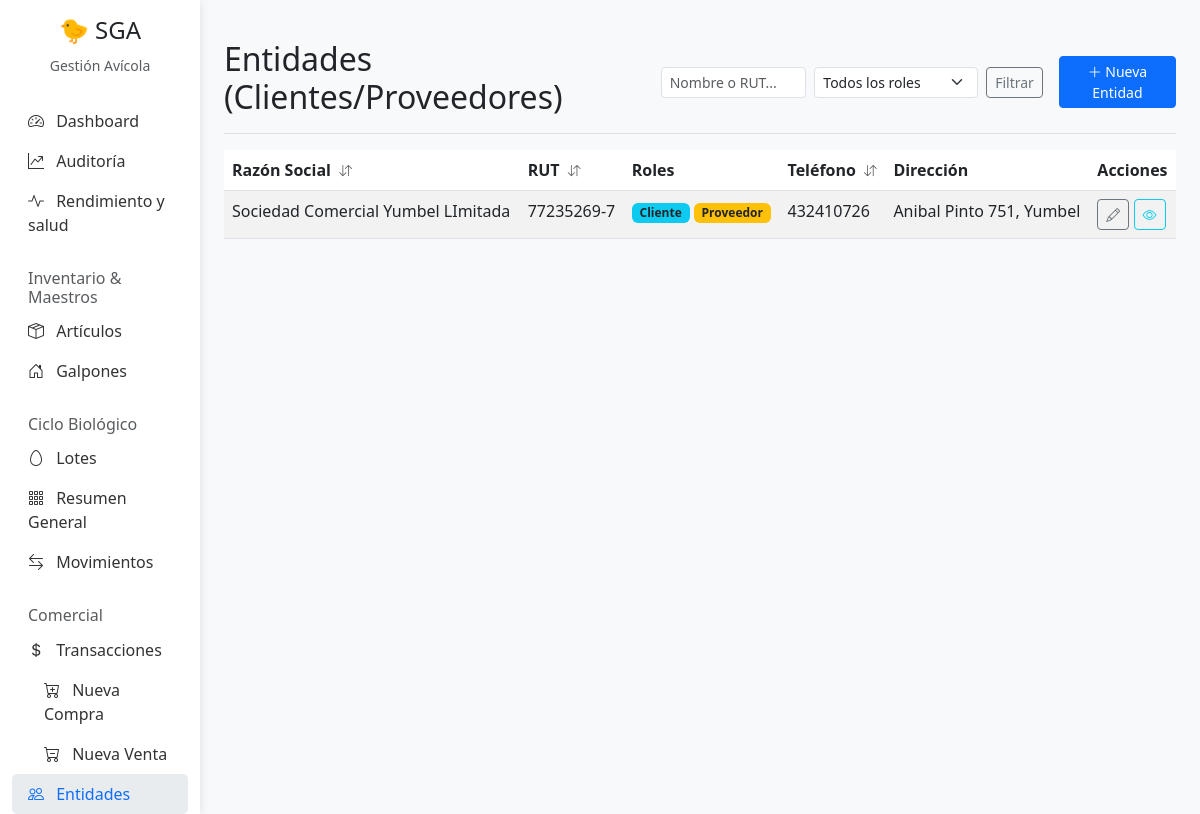
/entidades/, run on an earlier commit of the app's database.
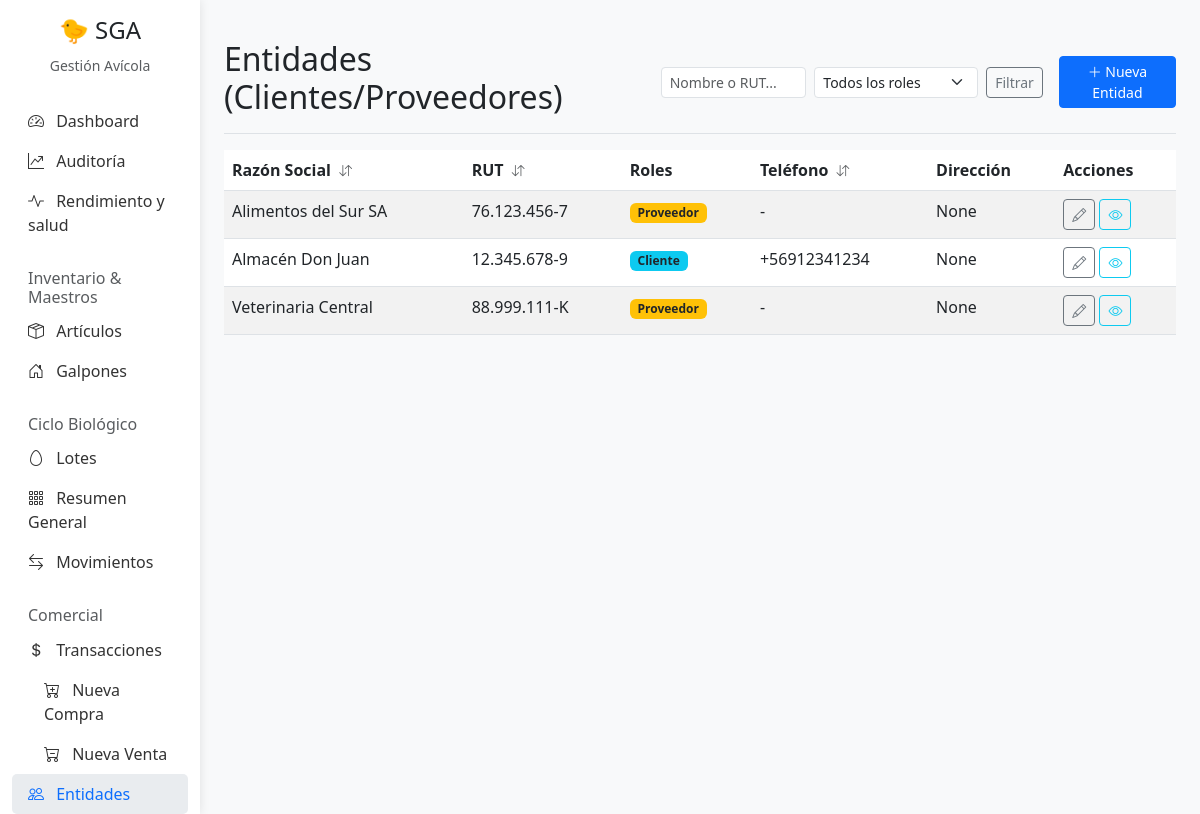
And on a later commit of the database.
### Gestion/models.py (models this page shows, shortened)
class Entidad(models.Model):
    id_entidad = models.AutoField(primary_key=True)
    nombre_razon_social = models.CharField(max_length=200)
    rut = models.CharField(max_length=20, blank=True, null=True)
    es_cliente = models.BooleanField(default=False)
    es_proveedor = models.BooleanField(default=False)
    telefono = models.CharField(max_length=50, blank=True, null=True)
    direccion = models.CharField(max_length=250, blank=True, null=True)

### Gestion/views.py (the view)
# urls.py: path('entidades/', views.entidad_list, name='entidad-list'),
def entidad_list(request):
    query = request.GET.get('q', '')
    rol_filter = request.GET.get('rol', '')
    entidades = Entidad.objects.all()
    allowed_sort = ['nombre_razon_social', 'rut', 'telefono', 'email']
    ordering = get_ordering(request, allowed_sort, default_field='nombre_razon_social')
    entidades = entidades.order_by(ordering)
    if query:
        entidades = entidades.filter(
            Q(nombre_razon_social__icontains=query) |
            Q(rut__icontains=query)
        )
    if rol_filter == 'cliente':
        entidades = entidades.filter(es_cliente=True)
    elif rol_filter == 'proveedor':
        entidades = entidades.filter(es_proveedor=True)
    paginator = Paginator(entidades, 10)
    page_number = request.GET.get('page')
    page_obj = paginator.get_page(page_number)
    return render(request, 'Gestion/entidad_list.html', {
        'entidades': page_obj,
        'page_obj': page_obj,
        'is_paginated': page_obj.has_other_pages(),
        'paginator': paginator
    })

### Gestion/templatetags/gestion_extras.py (called while the page is built, shortened)
@register.simple_tag(takes_context=True)
def sort_header(context, label, field):
    request = context['request']
    current_sort = request.GET.get('sort', '')
    current_dir = request.GET.get('dir', 'asc')
    new_dir = 'asc'
    icon = '<i class="bi bi-arrow-down-up text-muted ms-1" style="font-size: 0.8em;"></i>'
    params = request.GET.copy()
    params['sort'] = field
    params['dir'] = new_dir
    if 'page' in params:
        del params['page']
    url = f"?{params.urlencode()}"
    html = f'<a href="{url}" class="text-decoration-none text-dark fw-bold" style="cursor: pointer;">{label} {icon}</a>'
    return mark_safe(html)

### Gestion/utils.py (called while the page is built)
def get_ordering(request, allowed_fields, default_field='-pk'):
    sort_by = request.GET.get('sort')
    direction = request.GET.get('dir', 'asc')
    ordering = default_field
    if sort_by in allowed_fields:
        if direction == 'desc':
            ordering = f'-{sort_by}'
        else:
            ordering = sort_by
    return ordering

### Gestion/templates/Gestion/entidad_list.html (shortened to what this page needs)
{% extends 'Gestion/base.html' %}
{% load gestion_extras %}
{% block content %}
<div class="d-flex justify-content-between flex-wrap flex-md-nowrap align-items-center pt-3 pb-2 mb-3 border-bottom">
    <h1 class="h2">Entidades (Clientes/Proveedores)</h1>
    <div class="d-flex align-items-center">
        <form class="d-flex me-3" method="get">
            <input class="form-control form-control-sm me-2" type="search" name="q" placeholder="Nombre o RUT..."
                value="{{ request.GET.q }}">
            <select class="form-select form-select-sm me-2" name="rol">
                <option value="">Todos los roles</option>
            </select>
            <button class="btn btn-sm btn-outline-secondary" type="submit">Filtrar</button>
        </form>
        <a href="{% url 'entidad-create' %}" class="btn btn-sm btn-primary">
            <i class="bi bi-plus-lg"></i> Nueva Entidad
        </a>
    </div>
</div>
<div class="table-responsive">
    <table class="table table-striped table-hover">
        <thead>
            <tr>
                <th>{% sort_header 'Razón Social' 'nombre_razon_social' %}</th>
                <th>{% sort_header 'RUT' 'rut' %}</th>
                <th>Roles</th>
                <th>{% sort_header 'Teléfono' 'telefono' %}</th>
                <th>Dirección</th>
                <th>Acciones</th>
            </tr>
        </thead>
        <tbody>
            {% for entidad in entidades %}
            <tr>
                <td>{{ entidad.nombre_razon_social }}</td>
                <td>{{ entidad.rut|default:"-" }}</td>
                <td>
                    {% if entidad.es_cliente %}<span class="badge bg-info text-dark">Cliente</span>{% endif %}
                    {% if entidad.es_proveedor %}<span class="badge bg-warning text-dark">Proveedor</span>{% endif %}
                </td>
                <td>{{ entidad.telefono|default:"-" }}</td>
                <td>{{ entidad.direccion|truncatechars:30|default:"-" }}</td>
                <td>
                    <a href="{% url 'entidad-update' entidad.pk %}" class="btn btn-sm btn-outline-secondary"><i
                            class="bi bi-pencil"></i></a>
                    <a href="{% url 'entidad-detail' entidad.pk %}" class="btn btn-sm btn-outline-info"
                        title="Ver Detalle"><i class="bi bi-eye"></i></a>
                </td>
            </tr>
            {% empty %}
            <tr>
                <td colspan="6" class="text-center">No hay entidades registradas.</td>
            </tr>
            {% endfor %}
        </tbody>
    </table>
</div>
{% endblock %}

What changed in the data, as far as the page shows it:
changed Entidad: nombre_razon_social "Sociedad Comercial Yumbel LImitada" → "Alimentos del Sur SA"; rut "77235269-7" → "76.123.456-7"; telefono "432410726" → "-"; direccion "Anibal Pinto 751, Yumbel" → "None"; no longer shows "Cliente"
added Entidad: nombre_razon_social "Almacén Don Juan", rut "12.345.678-9", es_cliente "Cliente", telefono "+56912341234", direccion "None"
added Entidad: nombre_razon_social "Veterinaria Central", rut "88.999.111-K", es_proveedor "Proveedor", telefono "-", direccion "None"
